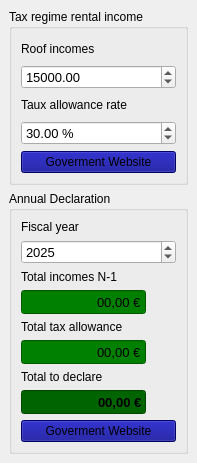
<?xml version="1.0" encoding="UTF-8"?>
<ui version="4.0">
 <class>W_Rent_Tool_Declaration</class>
 <widget class="QWidget" name="W_Rent_Tool_Declaration">
  <property name="geometry">
   <rect>
    <x>0</x>
    <y>0</y>
    <width>197</width>
    <height>463</height>
   </rect>
  </property>
  <property name="sizePolicy">
   <sizepolicy hsizetype="Maximum" vsizetype="Maximum">
    <horstretch>0</horstretch>
    <verstretch>0</verstretch>
   </sizepolicy>
  </property>
  <property name="windowTitle">
   <string>Rent Tool Declaration</string>
  </property>
  <property name="windowIcon">
   <iconset resource="../../resources/icons.qrc">
    <normaloff>:/assets/gnome-calculator.svg</normaloff>:/assets/gnome-calculator.svg</iconset>
  </property>
  <layout class="QVBoxLayout" name="verticalLayout">
   <property name="leftMargin">
    <number>9</number>
   </property>
   <property name="topMargin">
    <number>9</number>
   </property>
   <property name="rightMargin">
    <number>9</number>
   </property>
   <property name="bottomMargin">
    <number>9</number>
   </property>
   <item>
    <widget class="QGroupBox" name="groupBox_2">
     <property name="title">
      <string>Tax regime rental income</string>
     </property>
     <layout class="QGridLayout" name="gridLayout_2">
      <item row="0" column="0">
       <widget class="QLabel" name="label_3">
        <property name="text">
         <string>Roof incomes</string>
        </property>
       </widget>
      </item>
      <item row="2" column="0">
       <widget class="QLabel" name="label_2">
        <property name="text">
         <string>Taux allowance rate</string>
        </property>
       </widget>
      </item>
      <item row="3" column="0">
       <widget class="QDoubleSpinBox" name="dsb_abattement">
        <property name="font">
         <font>
          <pointsize>10</pointsize>
         </font>
        </property>
        <property name="alignment">
         <set>Qt::AlignmentFlag::AlignLeading|Qt::AlignmentFlag::AlignLeft|Qt::AlignmentFlag::AlignVCenter</set>
        </property>
        <property name="suffix">
         <string> %</string>
        </property>
        <property name="value">
         <double>30.000000000000000</double>
        </property>
       </widget>
      </item>
      <item row="1" column="0">
       <widget class="QDoubleSpinBox" name="dsb_roof_incomes">
        <property name="font">
         <font>
          <pointsize>10</pointsize>
         </font>
        </property>
        <property name="alignment">
         <set>Qt::AlignmentFlag::AlignLeading|Qt::AlignmentFlag::AlignLeft|Qt::AlignmentFlag::AlignVCenter</set>
        </property>
        <property name="suffix">
         <string notr="true"/>
        </property>
        <property name="maximum">
         <double>100000.000000000000000</double>
        </property>
        <property name="value">
         <double>15000.000000000000000</double>
        </property>
       </widget>
      </item>
      <item row="4" column="0">
       <widget class="QPushButton" name="b_microfoncier_web">
        <property name="styleSheet">
         <string notr="true">background-color: darkblue</string>
        </property>
        <property name="text">
         <string>Goverment Website</string>
        </property>
        <property name="icon">
         <iconset resource="../../resources/icons.qrc">
          <normaloff>:/assets/internet-web-browser.svg</normaloff>:/assets/internet-web-browser.svg</iconset>
        </property>
       </widget>
      </item>
     </layout>
    </widget>
   </item>
   <item>
    <widget class="QGroupBox" name="groupBox">
     <property name="title">
      <string>Annual Declaration</string>
     </property>
     <layout class="QGridLayout" name="gridLayout">
      <item row="7" column="1">
       <widget class="QLabel" name="label_16">
        <property name="minimumSize">
         <size>
          <width>24</width>
          <height>24</height>
         </size>
        </property>
        <property name="maximumSize">
         <size>
          <width>24</width>
          <height>24</height>
         </size>
        </property>
        <property name="text">
         <string/>
        </property>
        <property name="pixmap">
         <pixmap resource="../../resources/icons.qrc">:/assets/budget.svg</pixmap>
        </property>
        <property name="scaledContents">
         <bool>true</bool>
        </property>
       </widget>
      </item>
      <item row="5" column="1">
       <widget class="QLabel" name="label_15">
        <property name="minimumSize">
         <size>
          <width>24</width>
          <height>24</height>
         </size>
        </property>
        <property name="maximumSize">
         <size>
          <width>24</width>
          <height>24</height>
         </size>
        </property>
        <property name="text">
         <string/>
        </property>
        <property name="pixmap">
         <pixmap resource="../../resources/icons.qrc">:/assets/budget.svg</pixmap>
        </property>
        <property name="scaledContents">
         <bool>true</bool>
        </property>
       </widget>
      </item>
      <item row="4" column="0">
       <widget class="QLabel" name="label_8">
        <property name="text">
         <string>Total tax allowance</string>
        </property>
       </widget>
      </item>
      <item row="2" column="0">
       <widget class="QLabel" name="label_7">
        <property name="text">
         <string>Total incomes N-1</string>
        </property>
       </widget>
      </item>
      <item row="6" column="0">
       <widget class="QLabel" name="label_6">
        <property name="text">
         <string>Total to declare</string>
        </property>
       </widget>
      </item>
      <item row="7" column="0">
       <widget class="QLineEdit" name="le_total_declare">
        <property name="sizePolicy">
         <sizepolicy hsizetype="MinimumExpanding" vsizetype="Preferred">
          <horstretch>0</horstretch>
          <verstretch>0</verstretch>
         </sizepolicy>
        </property>
        <property name="font">
         <font>
          <pointsize>10</pointsize>
          <bold>true</bold>
         </font>
        </property>
        <property name="styleSheet">
         <string notr="true">background-color: darkgreen</string>
        </property>
        <property name="text">
         <string>00,00 €</string>
        </property>
        <property name="alignment">
         <set>Qt::AlignmentFlag::AlignRight|Qt::AlignmentFlag::AlignTrailing|Qt::AlignmentFlag::AlignVCenter</set>
        </property>
        <property name="readOnly">
         <bool>true</bool>
        </property>
       </widget>
      </item>
      <item row="5" column="0">
       <widget class="QLineEdit" name="le_total_abattement">
        <property name="sizePolicy">
         <sizepolicy hsizetype="MinimumExpanding" vsizetype="Preferred">
          <horstretch>0</horstretch>
          <verstretch>0</verstretch>
         </sizepolicy>
        </property>
        <property name="font">
         <font>
          <pointsize>10</pointsize>
         </font>
        </property>
        <property name="styleSheet">
         <string notr="true">background-color: green</string>
        </property>
        <property name="text">
         <string>00,00 €</string>
        </property>
        <property name="alignment">
         <set>Qt::AlignmentFlag::AlignRight|Qt::AlignmentFlag::AlignTrailing|Qt::AlignmentFlag::AlignVCenter</set>
        </property>
        <property name="readOnly">
         <bool>true</bool>
        </property>
       </widget>
      </item>
      <item row="0" column="0">
       <widget class="QLabel" name="label_5">
        <property name="text">
         <string>Fiscal year</string>
        </property>
       </widget>
      </item>
      <item row="3" column="0">
       <widget class="QLineEdit" name="le_total_income">
        <property name="enabled">
         <bool>true</bool>
        </property>
        <property name="sizePolicy">
         <sizepolicy hsizetype="MinimumExpanding" vsizetype="Preferred">
          <horstretch>0</horstretch>
          <verstretch>0</verstretch>
         </sizepolicy>
        </property>
        <property name="font">
         <font>
          <pointsize>10</pointsize>
         </font>
        </property>
        <property name="styleSheet">
         <string notr="true">background-color: green</string>
        </property>
        <property name="text">
         <string>00,00 €</string>
        </property>
        <property name="alignment">
         <set>Qt::AlignmentFlag::AlignRight|Qt::AlignmentFlag::AlignTrailing|Qt::AlignmentFlag::AlignVCenter</set>
        </property>
        <property name="readOnly">
         <bool>true</bool>
        </property>
       </widget>
      </item>
      <item row="3" column="1">
       <widget class="QLabel" name="label_14">
        <property name="minimumSize">
         <size>
          <width>24</width>
          <height>24</height>
         </size>
        </property>
        <property name="maximumSize">
         <size>
          <width>24</width>
          <height>24</height>
         </size>
        </property>
        <property name="text">
         <string/>
        </property>
        <property name="pixmap">
         <pixmap resource="../../resources/icons.qrc">:/assets/budget.svg</pixmap>
        </property>
        <property name="scaledContents">
         <bool>true</bool>
        </property>
       </widget>
      </item>
      <item row="8" column="0" colspan="2">
       <widget class="QPushButton" name="b_declaration_web">
        <property name="styleSheet">
         <string notr="true">background-color: darkblue</string>
        </property>
        <property name="text">
         <string>Goverment Website</string>
        </property>
        <property name="icon">
         <iconset resource="../../resources/icons.qrc">
          <normaloff>:/assets/internet-web-browser.svg</normaloff>:/assets/internet-web-browser.svg</iconset>
        </property>
       </widget>
      </item>
      <item row="1" column="0" colspan="2">
       <widget class="QSpinBox" name="sb_fisc_year">
        <property name="font">
         <font>
          <pointsize>10</pointsize>
         </font>
        </property>
        <property name="alignment">
         <set>Qt::AlignmentFlag::AlignLeading|Qt::AlignmentFlag::AlignLeft|Qt::AlignmentFlag::AlignVCenter</set>
        </property>
        <property name="minimum">
         <number>2014</number>
        </property>
        <property name="maximum">
         <number>9999</number>
        </property>
        <property name="value">
         <number>2025</number>
        </property>
       </widget>
      </item>
     </layout>
    </widget>
   </item>
  </layout>
 </widget>
 <resources>
  <include location="../../resources/icons.qrc"/>
 </resources>
 <connections/>
</ui>
